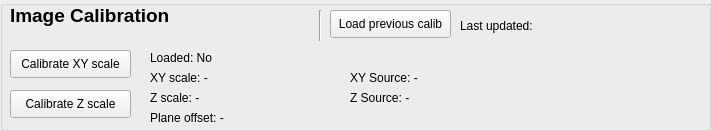
       <widget class="QGroupBox" name="calibration_group">
        <property name="geometry">
         <rect>
          <x>700</x>
          <y>500</y>
          <width>711</width>
          <height>131</height>
         </rect>
        </property>
        <property name="title">
         <string/>
        </property>
        <widget class="QPushButton" name="calibrate_xy_button">
         <property name="geometry">
          <rect>
           <x>10</x>
           <y>50</y>
           <width>121</width>
           <height>28</height>
          </rect>
         </property>
         <property name="text">
          <string>Calibrate XY scale</string>
         </property>
        </widget>
        <widget class="QPushButton" name="calibrate_z_button">
         <property name="geometry">
          <rect>
           <x>10</x>
           <y>90</y>
           <width>121</width>
           <height>28</height>
          </rect>
         </property>
         <property name="text">
          <string>Calibrate Z scale</string>
         </property>
        </widget>
        <widget class="QLabel" name="calibration_status_value_label">
         <property name="geometry">
          <rect>
           <x>150</x>
           <y>50</y>
           <width>181</width>
           <height>16</height>
          </rect>
         </property>
         <property name="text">
          <string>Loaded: No</string>
         </property>
        </widget>
        <widget class="QLabel" name="calibration_xy_scale_value_label">
         <property name="geometry">
          <rect>
           <x>150</x>
           <y>70</y>
           <width>181</width>
           <height>16</height>
          </rect>
         </property>
         <property name="text">
          <string>XY scale: - </string>
         </property>
        </widget>
        <widget class="QLabel" name="calibration_z_scale_value_label">
         <property name="geometry">
          <rect>
           <x>150</x>
           <y>90</y>
           <width>181</width>
           <height>16</height>
          </rect>
         </property>
         <property name="text">
          <string>Z scale: - </string>
         </property>
        </widget>
        <widget class="QLabel" name="calibration_plane_offset_value_label">
         <property name="geometry">
          <rect>
           <x>150</x>
           <y>110</y>
           <width>181</width>
           <height>16</height>
          </rect>
         </property>
         <property name="text">
          <string>Plane offset: - </string>
         </property>
        </widget>
        <widget class="QLabel" name="calibration_last_updated_value_label">
         <property name="geometry">
          <rect>
           <x>460</x>
           <y>10</y>
           <width>241</width>
           <height>31</height>
          </rect>
         </property>
         <property name="text">
          <string>Last updated:</string>
         </property>
        </widget>
        <widget class="QLabel" name="calibration_xy_source_value_label">
         <property name="geometry">
          <rect>
           <x>350</x>
           <y>70</y>
           <width>341</width>
           <height>16</height>
          </rect>
         </property>
         <property name="text">
          <string>XY Source: -</string>
         </property>
        </widget>
        <widget class="QLabel" name="calibration_z_source_value_label">
         <property name="geometry">
          <rect>
           <x>350</x>
           <y>90</y>
           <width>341</width>
           <height>16</height>
          </rect>
         </property>
         <property name="text">
          <string>Z Source: -</string>
         </property>
        </widget>
        <widget class="QLabel" name="calibration_group_label">
         <property name="geometry">
          <rect>
           <x>10</x>
           <y>0</y>
           <width>231</width>
           <height>31</height>
          </rect>
         </property>
         <property name="font">
          <font>
           <pointsize>14</pointsize>
           <weight>75</weight>
           <bold>true</bold>
          </font>
         </property>
         <property name="text">
          <string>Image Calibration</string>
         </property>
         <property name="alignment">
          <set>Qt::AlignLeading|Qt::AlignLeft|Qt::AlignVCenter</set>
         </property>
        </widget>
        <widget class="QPushButton" name="load_previous_calibration_button">
         <property name="geometry">
          <rect>
           <x>330</x>
           <y>10</y>
           <width>121</width>
           <height>28</height>
          </rect>
         </property>
         <property name="text">
          <string>Load previous calib</string>
         </property>
        </widget>
        <widget class="Line" name="calibration_line">
         <property name="geometry">
          <rect>
           <x>310</x>
           <y>10</y>
           <width>20</width>
           <height>31</height>
          </rect>
         </property>
         <property name="orientation">
          <enum>Qt::Vertical</enum>
         </property>
        </widget>
       </widget>
